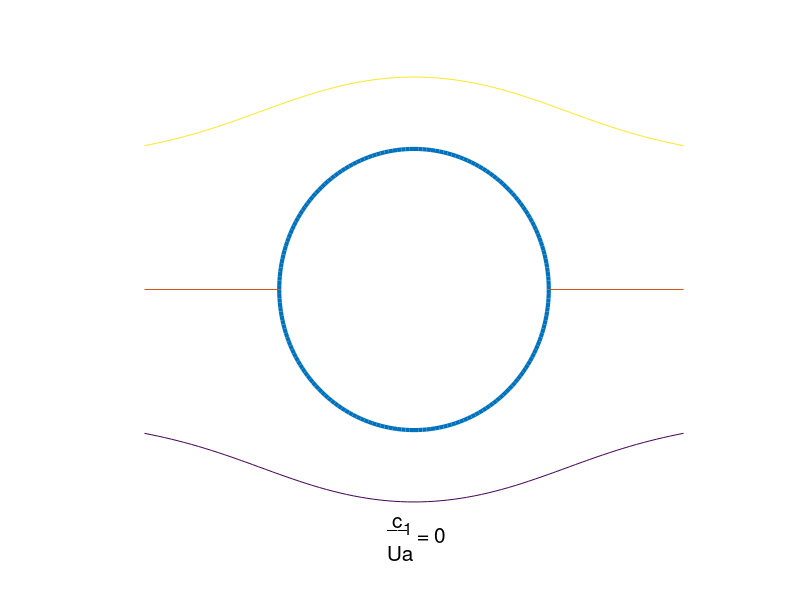

This chart was generated by the following MATLAB code:

v=[1.6,0.8,-0.8];

s=pi/200;
t=(0:2:400);
t1=s.*t;
x8=cos(t1);
y8=1.15*sin(t1);
plot(x8,y8,'linewidth',3)
axis([-2.3 2.3 -2 2])
axis off
hold on

q=[-2 -1];
r=[0 0];
line(q,r)

q=[1 2];
r=[0 0];
line(q,r)

c=0;
x=-2:.05:2;
y=-2:.05:2;
[X,Y]=meshgrid(x,y);
Z=X-X;
for i=1:81
for j=1:81
   if 0.7225*(i-41)*(i-41)+(j-41)*(j-41)>400
   r=0.050*sqrt(0.7225*(i-41)*(i-41)+(j-41)*(j-41));
   Z(i,j)=c*log(r)+0.05*0.85*(i-41)*(1-(1/(r*r)));
   end
end
end

contour(x,y,Z,v)

text(-0.2,-1.9,' c','fontsize',15)
text(-0.2,-1.95,'    1','fontsize',12)
text(-0.2,-2.15,'Ua','fontsize',15)
text(-0.2,-1.95,'__','fontsize',15)
text(-0.2,-2,'      = 0','fontsize',15)



hold off
